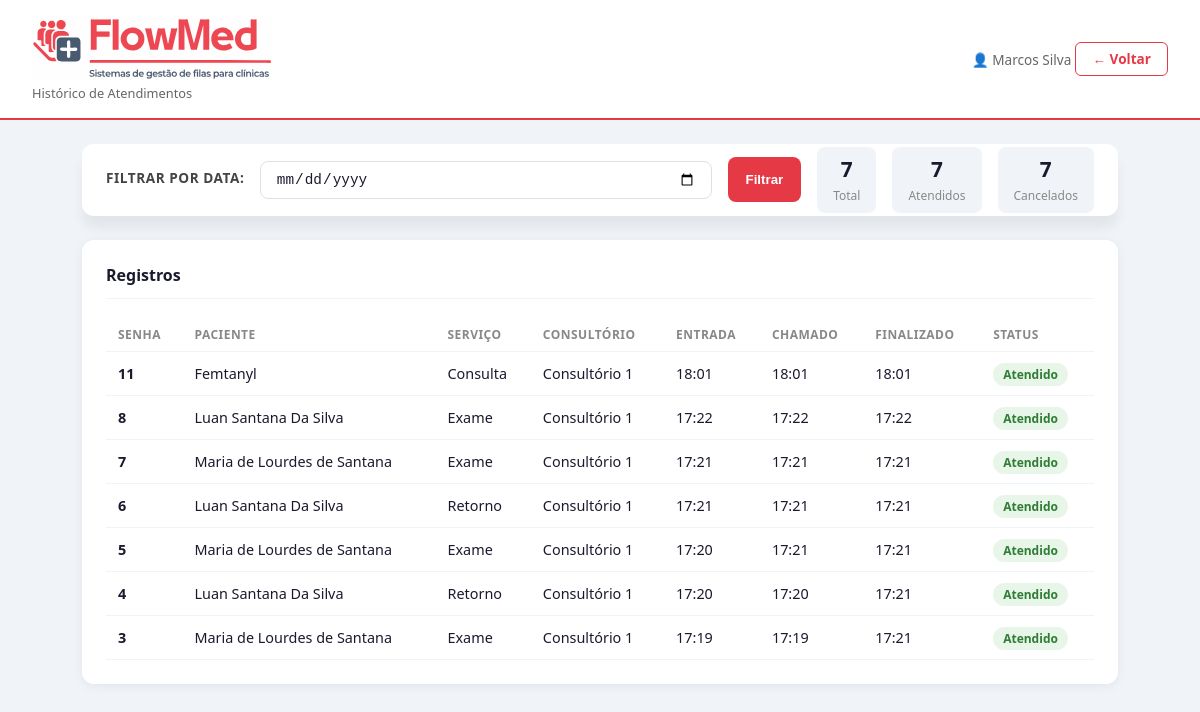
The app's page /historico/ (signed in), older data.
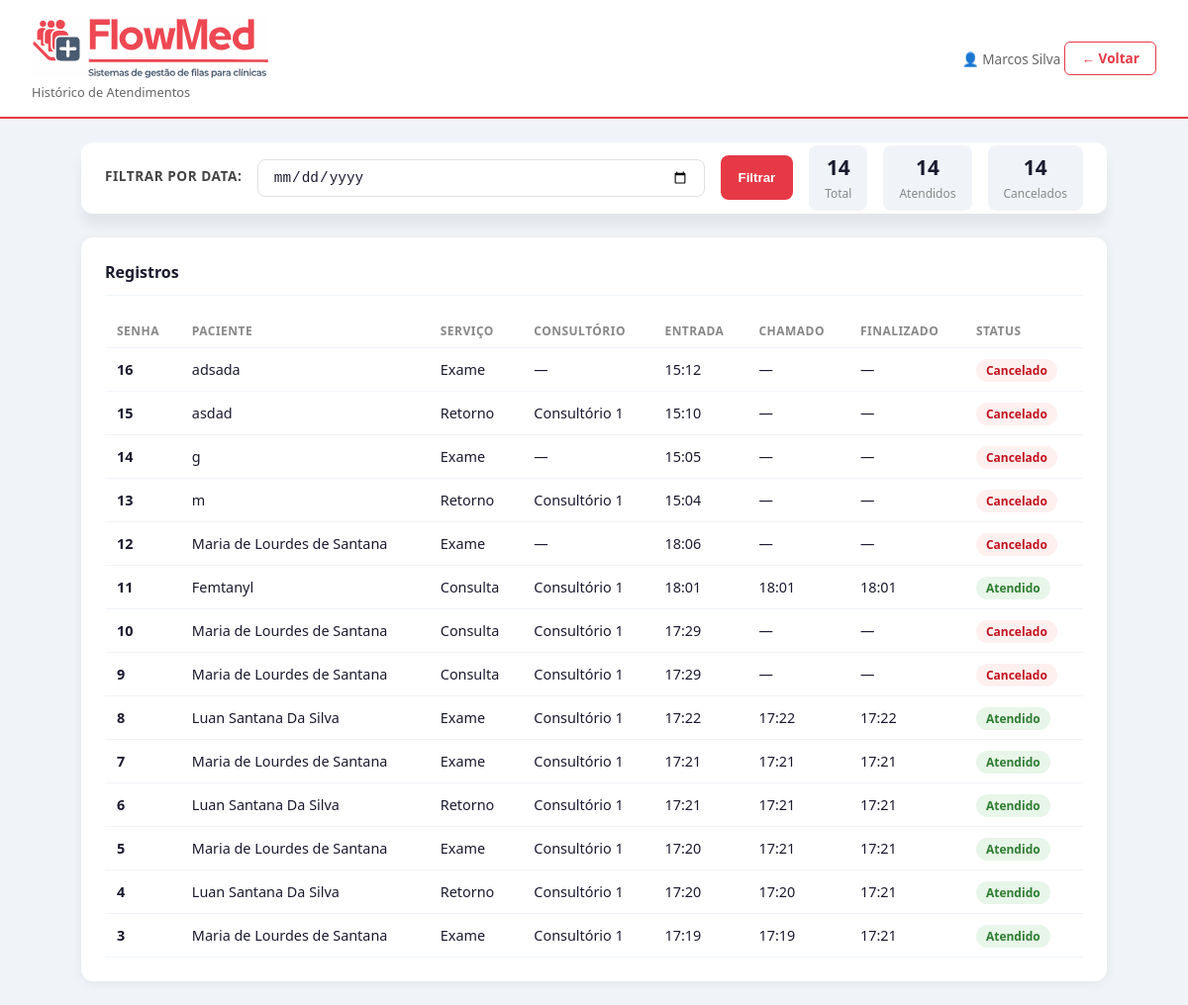
The same page, newer data.
### atendimento_app/models.py (models this page shows, shortened)
class Senha(models.Model):
    TIPO_SERVICO_CHOICES = [
        ('consulta', 'Consulta'),
        ('exame', 'Exame'),
        ('retorno', 'Retorno'),
    ]
    PRIORIDADE_CHOICES=[
        ('minima', 'Minima'),
        ('baixa', 'Baixa'),
        ('media', 'Media'),
        ('alta', 'Alta'),
        ('maxima', 'Maxima')
    ]
    STATUS_CHOICES =[
        ('aguardando_recepcao', 'Aguardando Recepção'),
        ('aguardando_consultorio', 'Aguardando Consultório'),
        ('chamado', 'Chamado'),
        ('atendido', 'Atendido'),
        ('cancelado', 'Cancelado'),
    ]
    nome_paciente = models.CharField(max_length=100, unique=False)
    consultorio = models.ForeignKey(Consultorio, on_delete=models.SET_NULL, null=True, blank=True)
    numero = models.PositiveBigIntegerField(unique=True, editable=False)
    tipo_servico = models.CharField(max_length=20, choices=TIPO_SERVICO_CHOICES)
    prioridade = models.CharField(max_length=20, choices=PRIORIDADE_CHOICES, default='media')
    status = models.CharField(max_length=30, choices=STATUS_CHOICES, default='aguardando_recepcao')
    criado_em = models.DateTimeField(auto_now_add=True)
    chamado_recepcao = models.DateTimeField(null=True,blank=True)
    chamado_consultorio = models.DateTimeField(null=True,blank=True)
    finalizado_em= models.DateTimeField(null=True, blank=True)
    class Meta:
        verbose_name = 'Senha'
        verbose_name_plural = 'Senhas'
        ordering = ['-prioridade', 'criado_em']

class Consultorio(models.Model):
    nome = models.CharField(max_length=50)
    profissional = models.ForeignKey(User, on_delete=models.SET_NULL,null=True, blank=True)
    ativo = models.BooleanField(default=True)
    class Meta:
            verbose_name = 'Consultório'
            verbose_name_plural = 'Consultórios'
            ordering = ['nome']
    def __str__(self):
        return self.nome

### atendimento_app/views.py (the view)
# urls.py: path('historico/', views.historico, name='historico'),
@login_required
def historico(request):
    try:
        if request.user.perfil.tipo not in ['recepcionista', 'medico']:
            return redirect('/admin/')
    except Perfil.DoesNotExist:
        return redirect('/admin/')
    data_filtro = request.GET.get('data', '').strip()
    senhas =Senha.objects.filter(
        status__in=['atendido','cancelado']
    ).order_by('-criado_em')
    if request.user.perfil.tipo == 'medico':
        senhas = senhas.filter(consultorio=request.user.perfil.consultorio)
    if data_filtro:
        senhas = senhas.filter(criado_em__date=data_filtro)
    contexto ={
        'senhas':senhas,
        'data_filtro':data_filtro
    }
    return render(request, 'historico.html',contexto)

### atendimento_app/templates/historico.html (shortened to what this page needs)
{% load static %}
<!DOCTYPE html>
<html lang="pt-br">
<head>
  <link rel="stylesheet" href="{% static 'css/historico.css' %}">
</head>
<body>
<header>
  <div class="header-left">
    <div>
      <img src="{% static 'images/FlowMedRed.svg' %}" alt="FlowMed" width=240">
      <small>Histórico de Atendimentos</small>
    </div>
  </div>
  <div class="header-right">
    <span class="usuario-badge">👤 {{ request.user.get_full_name|default:request.user.username }}</span>
    {% if request.user.perfil.tipo == 'recepcionista' %}
      <a href="{% url 'atendimento_app:painel_recepcao' %}" class="btn-voltar">← Voltar</a>
    {% else %}
      <a href="{% url 'atendimento_app:painel_consultorio' %}" class="btn-voltar">← Voltar</a>
    {% endif %}
  </div>
</header>
<div class="container">
  <form method="GET" action="{% url 'atendimento_app:historico' %}">
    <div class="filtro">
      <label>Filtrar por data:</label>
      <input type="date" name="data" value="{{ data_filtro }}">
      <button type="submit">Filtrar</button>
      <div class="resumo">
        <div class="resumo-item">
          <strong>{{ senhas|dictsortreversed:"status"|length }}</strong>
          <small>Total</small>
        </div>
        <div class="resumo-item">
          <strong>{{ senhas|dictsort:"status"|length }}</strong>
          <small>Atendidos</small>
        </div>
        <div class="resumo-item">
          <strong>{{ senhas|dictsortreversed:"status"|length }}</strong>
          <small>Cancelados</small>
        </div>
      </div>
    </div>
  </form>
  <div class="card">
    <h2>Registros</h2>
    <table>
      <thead>
        <tr>
          <th>Senha</th>
          <th>Paciente</th>
          <th>Serviço</th>
          <th>Consultório</th>
          <th>Entrada</th>
          <th>Chamado</th>
          <th>Finalizado</th>
          <th>Status</th>
        </tr>
      </thead>
      <tbody>
        {% for senha in senhas %}
        <tr>
          <td><strong>{{ senha.numero }}</strong></td>
          <td>{{ senha.nome_paciente }}</td>
          <td>{{ senha.get_tipo_servico_display }}</td>
          <td>{{ senha.consultorio|default:"—" }}</td>
          <td>{{ senha.criado_em|time:"H:i" }}</td>
          <td>{{ senha.chamado_consultorio|time:"H:i"|default:"—" }}</td>
          <td>{{ senha.finalizado_em|time:"H:i"|default:"—" }}</td>
          <td>
            <span class="badge badge-{{ senha.status }}">
              {{ senha.get_status_display }}
            </span>
          </td>
        </tr>
        {% empty %}
        <tr>
          <td colspan="8" class="empty">Nenhum registro encontrado</td>
        </tr>
        {% endfor %}
      </tbody>
    </table>
  </div>
</div>
</body>
</html>

Row changes from the older to the newer data that the page shows:
added Senha: numero "16", nome_paciente "adsada", tipo_servico "Exame", consultorio "—", criado_em "15:12", chamado_consultorio "—", finalizado_em "—", status "Cancelado"
added Senha: numero "15", nome_paciente "asdad", tipo_servico "Retorno", consultorio "Consultório 1", criado_em "15:10", chamado_consultorio "—", finalizado_em "—", status "Cancelado"
added Senha: numero "14", nome_paciente "g", tipo_servico "Exame", consultorio "—", criado_em "15:05", chamado_consultorio "—", finalizado_em "—", status "Cancelado"
added Senha: numero "13", nome_paciente "m", tipo_servico "Retorno", consultorio "Consultório 1", criado_em "15:04", chamado_consultorio "—", finalizado_em "—", status "Cancelado"
now on this page (row edited): Senha: numero "12", nome_paciente "Maria de Lourdes de Santana", tipo_servico "Exame", consultorio "—", criado_em "18:06", chamado_consultorio "—", finalizado_em "—", status "Cancelado"
now on this page (row edited): Senha: numero "10", nome_paciente "Maria de Lourdes de Santana", tipo_servico "Consulta", consultorio "Consultório 1", criado_em "17:29", chamado_consultorio "—", finalizado_em "—", status "Cancelado"
now on this page (row edited): Senha: numero "9", nome_paciente "Maria de Lourdes de Santana", tipo_servico "Consulta", consultorio "Consultório 1", criado_em "17:29", chamado_consultorio "—", finalizado_em "—", status "Cancelado"
Text that changed along with them:
{{ senhas|dictsortreversed:"status"|length }}: "7" → "14"
{{ senhas|dictsort:"status"|length }}: "7" → "14"
